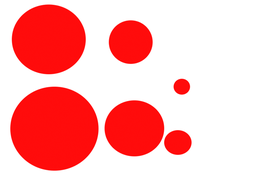
#> input picture data/templates/circle_template.png, 256 x 181 px, shrunk from 842 x 595 before the run
$ jupyter execute template_matching.ipynb
#> lines starting #> are read from the running program, lines starting #| are printed output that depends on the picture; after the words box and inside, x2 and y2 are one past the last pixel; in counts of white or black regions, pixels touching at a corner belong together
# Template Matching Algorithm

### This template matching algorithm is used to match the a4 size template provided with the template present in the image captured by wildlife camera trap and create the rectangular bounding box within the matched template. Here, template_path is the path for the path were template is located and image_path is the path where the image captured by camera trap is located. After creating the rectangular bounding for the matched template in the image this algorithm saved the cropped image in the folder.

### This is the required dependencies for the tenplate matching algorithm

[cell 1]
import cv2
import numpy as np
import matplotlib.pyplot as plt
import matplotlib.patches as patches
import time
import os

### Importing the template and image from the path

[cell 2]
# Specify the path to the template image
template_path = 'data/templates/circle_template.png'
# Load the target image in color
image_path = 'data/full_images/image1.JPG'

### Template in grayscale

[cell 3]
# Load the template image in grayscale
template_gray = cv2.imread(template_path, cv2.IMREAD_GRAYSCALE)
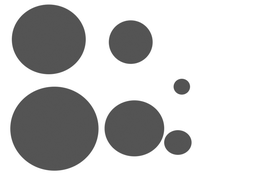
#> template_gray: shape (181, 256); min 76, max 255, mean 200.5

# Check if the template image was loaded successfully
if template_gray is None:
    print("Error loading template image")
    exit()

# Convert the template image to color
template = cv2.cvtColor(template_gray, cv2.COLOR_GRAY2BGR)

### Read the image

[cell 4]
image = cv2.imread(image_path, cv2.IMREAD_COLOR)
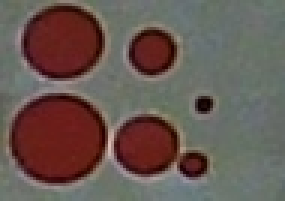
#> input picture data/images/image1.JPG, 95 x 67 px, shrunk from 311 x 220 before the run, found by its file name (shown 3 times larger)
#> image is the input picture: shape (67, 95, 3); mean B, G, R 82.8, 88.8, 103.9

# Check if the target image was loaded successfully
if image is None:
    print(f"Error loading image: {image_path}")
    exit()

# Create a copy of the target image for plotting
result_image = image.copy()

[cell 5]
# Best match variables
best_match_value = 0
best_match_loc = None
best_match_scale = None

### Here scale can be changed as per the requirement for the best matching of our template with the template in image

[cell 6]
# Iterate through different scales
for scale in np.arange(0.01, 2.0, 0.01):
    # Calculate the new dimensions of the scaled template
    new_width = int(template.shape[1] * scale)
    new_height = int(template.shape[0] * scale)

    # Resize the template image
    resized_template = cv2.resize(template, (new_width, new_height))

    # Perform template matching
    result = cv2.matchTemplate(image, resized_template, cv2.TM_CCOEFF_NORMED)

    # Get the maximum match value and its location
    min_val, max_val, min_loc, max_loc = cv2.minMaxLoc(result)

    # Update the best match variables if a better match is found
    if max_val > best_match_value:
        best_match_value = max_val
        best_match_loc = max_loc
        best_match_scale = scale
#> this loop made 199 passes
#> (resized_template, min_val, max_val, min_loc, best_match_value, best_match_loc) on pass 1: ([[84, 84, 84], [255, 255, 255]], -1, 1, (25, 0), 1, (53, 0))
#> (min_val, max_val, min_loc, max_loc) on passes 2 to 7: (-0.796, 0.71, (85, 14), (81, 23)), (-0.575, 0.586, (35, 48), (67, 32)), (-0.574, 0.549, (35, 50), (28, 34)), (-0.437, 0.504, (35, 44), (61, 51)), (-0.444, 0.503, (34, 44), (60, 50)), (-0.448, 0.439, (33, 14), (64, 26))
#> pass 1, `result = cv2.matchTemplate(image, resized_template, cv2.TM_CCOEFF_NORM..`:
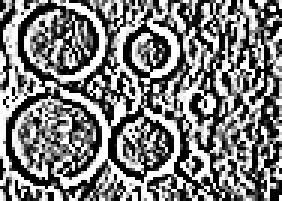
#> result: shape (67, 94) float32 (shown 3 times larger); min -1, max 1, mean -0.0142; drawn with min black and max white
#> pass 2, `result = cv2.matchTemplate(image, resized_template, cv2.TM_CCOEFF_NORM..`:
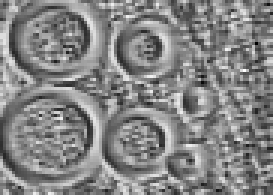
#> result: shape (65, 91) float32 (shown 3 times larger); min -0.796, max 0.71, mean -0.0106; drawn with min black and max white
#> pass 3, `result = cv2.matchTemplate(image, resized_template, cv2.TM_CCOEFF_NORM..`:
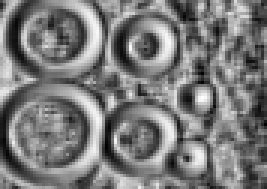
#> result: shape (63, 89) float32 (shown 3 times larger); min -0.575, max 0.586, mean -0.0179; drawn with min black and max white
#> after the loop:
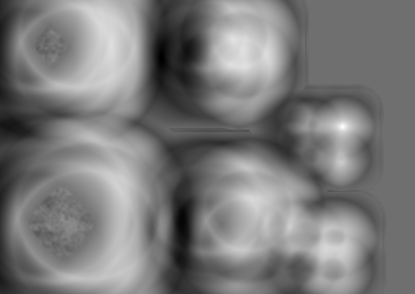
#> result: shape (294, 415) float32; min -0.341, max 0.436, mean 0.0336; drawn with min black and max white
#> after the loop, best_match_scale = 0.01; best_match_value = 1

### This is the hyperparameters which can be changed to find the perfect match

[cell 7]
# Check if a perfect match is found
threshold = 0.6

[cell 8]
if best_match_value > threshold:
    # Calculate the final dimensions of the template
    final_width = int(template.shape[1] * best_match_scale)
#> final_width = 2
    final_height = int(template.shape[0] * best_match_scale)
#> final_height = 1

    # Calculate the top left and bottom right coordinates of the bounding box
    top_left = best_match_loc
#> top_left = (53, 0)
    bottom_right = (best_match_loc[0] + final_width, best_match_loc[1] + final_height)
#> bottom_right = (55, 1)

    # Draw the rectangular bounding box on the result image
    cv2.rectangle(result_image, top_left, bottom_right, (255, 0, 0), 10)
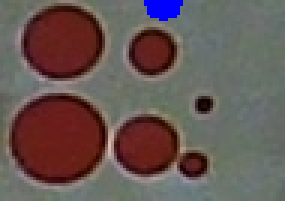
#> result_image: shape (67, 95, 3) (shown 3 times larger); 1.12% of pixels changed, all inside (x1, y1, x2, y2) = (48, 0, 61, 7)

    # Create a figure with two subplots
    fig, (ax1, ax2) = plt.subplots(1, 2)

    # Display the result image with the bounding box in the first subplot
    ax1.imshow(cv2.cvtColor(result_image, cv2.COLOR_BGR2RGB))
    ax1.set_title('Image with Bounding Box')

    # Crop the rectangular bounding box from the original image
    cropped_image = image[top_left[1]:bottom_right[1], top_left[0]:bottom_right[0]]
#> cropped_image = [[104, 113, 103], [106, 115, 105]]

        # Display the cropped image with the bounding box in the second subplot
    ax2.imshow(cv2.cvtColor(cropped_image, cv2.COLOR_BGR2RGB))
    ax2.set_title('Cropped Image with Bounding Box')

    # Draw the rectangular bounding box on the cropped image
    rect = patches.Rectangle((0, 0), final_width, final_height, linewidth=2, edgecolor='r', facecolor='none')
    ax2.add_patch(rect)

    # Adjust the subplot layout to make room for the bounding box
    fig.tight_layout()

    # Create a directory to save the cropped images
    output_folder = 'data/images'
    if not os.path.exists(output_folder):
        os.makedirs(output_folder)

    # Generate a unique filename for the cropped image
    image_filename = os.path.basename(image_path)
    output_filename = os.path.join(output_folder, f"cropped_{image_filename}")

    # Save the cropped image
    cv2.imwrite(output_filename, cropped_image)

    print(f"Cropped image saved: {output_filename}")

    # Print the scale of the best match
    print(f"Scale of the best match: {best_match_scale}")
#| Scale of the best match: 0.01

# Display the plot
plt.show()
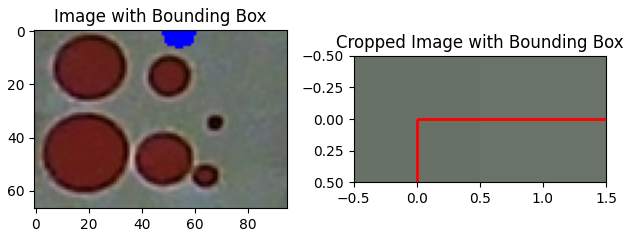
#> figure drawn by matplotlib, 2 panels
